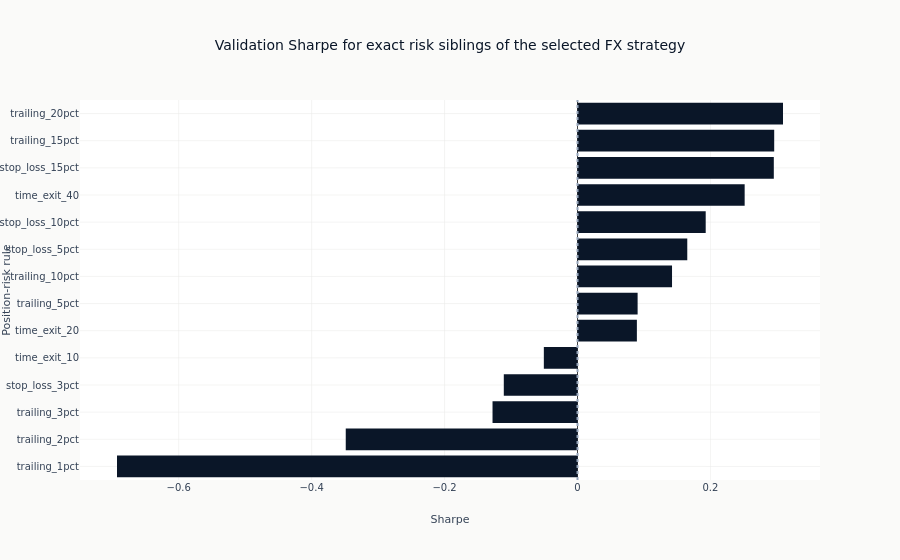

The notebook cell this image was saved under:
### Code cell
risk_figure = px.bar(
    risk_evidence.sort("sharpe"),
    x="sharpe",
    y="risk_name",
    orientation="h",
    title="Validation Sharpe for exact risk siblings of the selected FX strategy",
    labels={"sharpe": "Sharpe", "risk_name": "Position-risk rule"},
)
risk_figure.add_vline(x=0, line_dash="dot", line_color=COLORS["recede"])
risk_figure.show()

### Figure 1 — Plotly figure (JSON) as saved in the notebook; plotly's stock layout.template omitted (floating-point values rounded to 4 significant figures)
{"data": [{"hovertemplate": "Sharpe=%{x}<br>Position-risk rule=%{y}<extra></extra>", "legendgroup": "", "marker": {"color": "#0a1628", "pattern": {"shape": ""}}, "name": "", "orientation": "h", "showlegend": false, "textposition": "auto", "type": "bar", "x": [-0.6928, -0.3487, -0.1278, -0.1109, -0.05067, 0.08931, 0.09042, 0.1422, 0.1651, 0.1929, 0.2515, 0.2953, 0.2959, 0.3091], "xaxis": "x", "y": ["trailing_1pct", "trailing_2pct", "trailing_3pct", "stop_loss_3pct", "time_exit_10", "time_exit_20", "trailing_5pct", "trailing_10pct", "stop_loss_5pct", "stop_loss_10pct", "time_exit_40", "stop_loss_15pct", "trailing_15pct", "trailing_20pct"], "yaxis": "y"}], "layout": {"barmode": "relative", "legend": {"tracegroupgap": 0}, "shapes": [{"line": {"color": "#94a3b8", "dash": "dot"}, "type": "line", "x0": 0, "x1": 0, "xref": "x", "y0": 0, "y1": 1, "yref": "y domain"}], "title": {"text": "Validation Sharpe for exact risk siblings of the selected FX strategy"}, "xaxis": {"anchor": "y", "domain": [0.0, 1.0], "title": {"text": "Sharpe"}}, "yaxis": {"anchor": "x", "domain": [0.0, 1.0], "title": {"text": "Position-risk rule"}}}}
